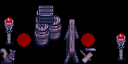

Tiled map render using the project's own tile images. Description and the whole map definition, tile-layer contents included, below:
An orthogonal 8x4 tile map with 16x16 px tiles, 5 tile layers (Back, Buildings, Paths, Front, ...), 2 tilesets.

<map version="1.10" tiledversion="1.11.2" orientation="orthogonal" renderorder="right-down" compressionlevel="0" width="8" height="4" tilewidth="16" tileheight="16" infinite="0" nextlayerid="11" nextobjectid="1">
 <properties>
  <property name="Outdoors" value="T" />
  <property name="Warp" value="80 15 BusStop 0 23 80 18 BusStop 0 24 80 16 BusStop 0 23 80 17 BusStop 0 23 40 65 Forest 68 0 41 65 Forest 68 0 42 65 Forest 68 0 40 -1 Backwoods 14 39 41 -1 Backwoods 14 39 34 5 FarmCave 8 11" />
 </properties>
 <tileset firstgid="1" name=".VWCF_LostIsland_Outside" tilewidth="16" tileheight="16" tilecount="2528" columns="32">
  <image source=".VWCF_LostIsland_Outside.png" width="512" height="1264" />
 </tileset>
 <tileset firstgid="2529" name=".paths" tilewidth="16" tileheight="16" tilecount="64" columns="4">
  <image source=".paths.png" width="64" height="256" />
 </tileset>
 <layer id="1" name="Back" width="8" height="4">
  <data encoding="csv">
0,0,0,0,0,0,0,0,
0,0,0,0,0,0,0,0,
0,0,0,0,0,0,0,0,
0,0,0,0,0,0,0,0
</data>
 </layer>
 <layer id="2" name="Buildings" width="8" height="4">
  <data encoding="csv">
0,0,0,0,0,0,0,0,
0,0,0,0,303,0,0,0,
201,0,1661,1662,335,0,0,0,
1512,0,0,0,367,366,0,201
</data>
 </layer>
 <layer id="3" name="Paths" width="8" height="4">
  <data encoding="csv">
0,0,0,0,0,0,0,0,
0,0,0,0,0,0,0,0,
0,2536,0,0,0,2536,0,0,
0,0,0,0,0,0,0,0
</data>
 </layer>
 <layer id="4" name="Front" width="8" height="4">
  <data encoding="csv">
0,0,0,0,0,0,0,0,
0,0,0,0,0,0,0,0,
0,0,0,0,0,0,0,0,
0,0,0,0,0,0,0,0
</data>
 </layer>
 <layer id="5" name="AlwaysFront" width="8" height="4">
  <data encoding="csv">
0,0,1597,1598,0,0,0,0,
169,0,1629,1630,0,0,0,0,
0,0,0,0,0,0,0,169,
0,0,0,0,0,0,0,0
</data>
 </layer>
 <objectgroup id="6" name="Back" />
 <objectgroup id="7" name="Buildings" />
 <objectgroup id="8" name="Paths" />
 <objectgroup id="9" name="Front" />
 <objectgroup id="10" name="AlwaysFront" />
</map>
